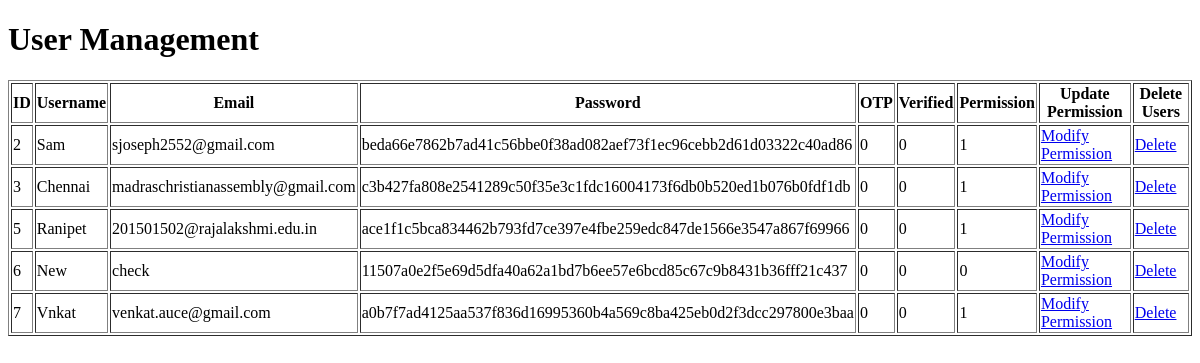
Page /admin_dashboard (signed in) on the earlier database version.
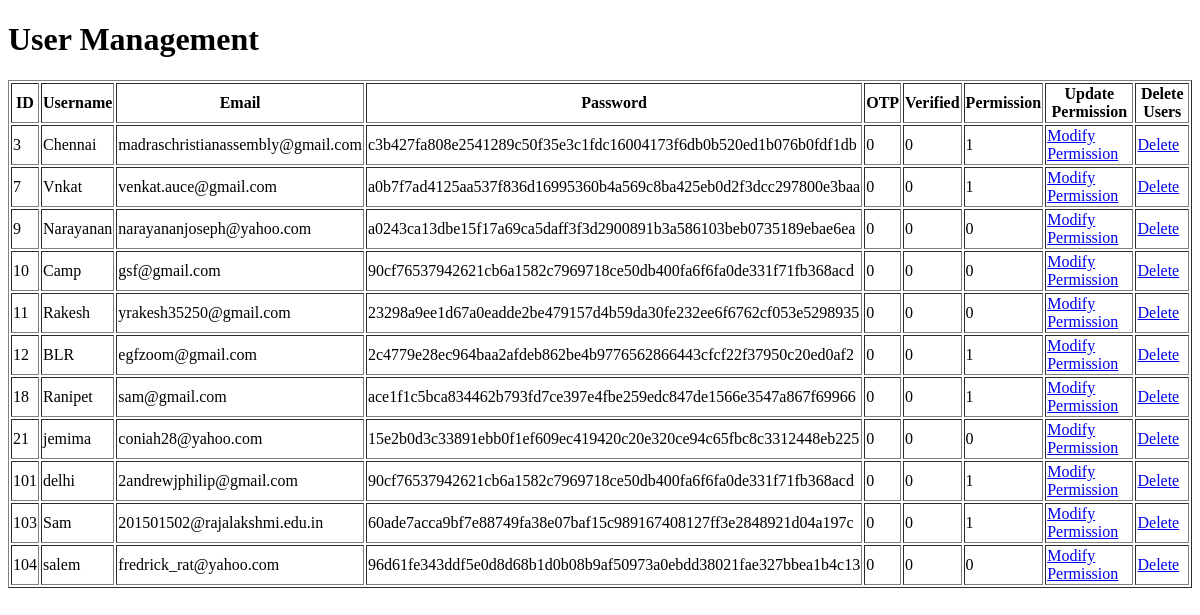
Same page on the later database version.
### tables this page shows
CREATE TABLE users (
            id INTEGER PRIMARY KEY AUTOINCREMENT,
            username TEXT UNIQUE,
            email TEXT UNIQUE,
            password TEXT,
            otp INTEGER DEFAULT 0,
            verified INTEGER DEFAULT 0,
            permission INTEGER DEFAULT 0
        );

### server.py (the view)
@app.route('/admin_dashboard')
def admin_dashboard():
    if 'username' not in session and session['username'] != "Sam":
        return "Not Authorized"
    conn = sqlite3.connect(DATABASE)
    cursor = conn.cursor()
    cursor.execute('SELECT * from users')
    rows = cursor.fetchall()
    conn.close()
    return render_template("admin_dashboard.html", users=rows)

### templates/admin_dashboard.html (shortened to what this page needs)
<!DOCTYPE html>
<html>
<head>
</head>
<body>
    <h1>User Management</h1>
    <table border="1">
        <tr>
            <th>ID</th>
            <th>Username</th>
            <th>Email</th>
            <th>Password</th>
            <th>OTP</th>
            <th>Verified</th>
            <th>Permission</th>
            <th>Update Permission</th>
            <th>Delete Users</th>
        </tr>
        {% for user in users %}
        <tr>
            <td>{{ user[0] }}</td>
            <td>{{ user[1] }}</td>
            <td>{{ user[2] }}</td>
            <td>{{ user[3] }}</td>
            <td>{{ user[4] }}</td>
            <td>{{ user[5] }}</td>
            <td>{{ user[6] }}</td>
            <td><a href="{{ url_for('modify_user', user_id=user[0]) }}">Modify Permission</a></td>
            <td><a href="{{ url_for('delete_user', user_id=user[0]) }}" onclick="return confirm('Are you sure you want to delete this user?')">Delete</a></td>
        </tr>
        {% endfor %}
    </table>
</body>
</html>

Differences in the rows shown:
removed users: id "2", username "Sam", email "sjoseph2552@gmail.com", password "beda66e7862b7ad41c56bbe0f38ad082aef73f1ec96cebb2d61d03322c40ad86", otp "0", verified "0", permission "1"
removed users: id "5", username "Ranipet", email "201501502@rajalakshmi.edu.in", password "ace1f1c5bca834462b793fd7ce397e4fbe259edc847de1566e3547a867f69966", otp "0", verified "0", permission "1"
removed users: id "6", username "New", email "check", password "11507a0e2f5e69d5dfa40a62a1bd7b6ee57e6bcd85c67c9b8431b36fff21c437", otp "0", verified "0", permission "0"
added users: id "9", username "Narayanan", email "narayananjoseph@yahoo.com", password "a0243ca13dbe15f17a69ca5daff3f3d2900891b3a586103beb0735189ebae6ea", otp "0", verified "0", permission "0"
added users: id "10", username "Camp", email "gsf@gmail.com", password "90cf76537942621cb6a1582c7969718ce50db400fa6f6fa0de331f71fb368acd", otp "0", verified "0", permission "0"
added users: id "11", username "Rakesh", email "yrakesh35250@gmail.com", password "23298a9ee1d67a0eadde2be479157d4b59da30fe232ee6f6762cf053e5298935", otp "0", verified "0", permission "0"
added users: id "12", username "BLR", email "egfzoom@gmail.com", password "2c4779e28ec964baa2afdeb862be4b9776562866443cfcf22f37950c20ed0af2", otp "0", verified "0", permission "1"
added users: id "18", username "Ranipet", email "sam@gmail.com", password "ace1f1c5bca834462b793fd7ce397e4fbe259edc847de1566e3547a867f69966", otp "0", verified "0", permission "1"
added users: id "21", username "jemima", email "coniah28@yahoo.com", password "15e2b0d3c33891ebb0f1ef609ec419420c20e320ce94c65fbc8c3312448eb225", otp "0", verified "0", permission "0"
added users: id "101", username "delhi", email "2andrewjphilip@gmail.com", password "90cf76537942621cb6a1582c7969718ce50db400fa6f6fa0de331f71fb368acd", otp "0", verified "0", permission "1"
added users: id "103", username "Sam", email "201501502@rajalakshmi.edu.in", password "60ade7acca9bf7e88749fa38e07baf15c989167408127ff3e2848921d04a197c", otp "0", verified "0", permission "1"
added users: id "104", username "salem", email "fredrick_rat@yahoo.com", password "96d61fe343ddf5e0d8d68b1d0b08b9af50973a0ebdd38021fae327bbea1b4c13", otp "0", verified "0", permission "0"
